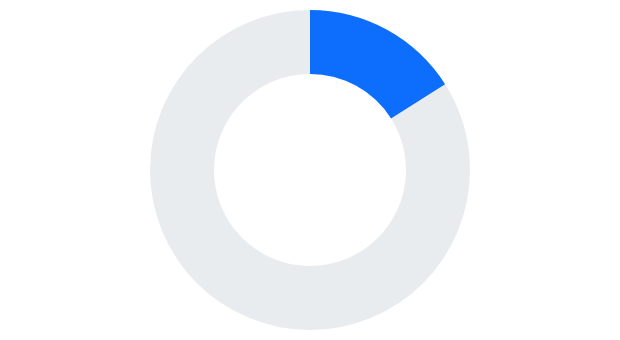

Vega-Lite specification for this chart:
### Vega-Lite specification from a JSON file in a GitHub repository (floating-point values rounded to 4 significant figures)
{"$schema": "https://vega.github.io/schema/vega-lite/v6.json", "width": "container", "height": 160, "data": {"values": [{"status": "Satisfied", "value": 84}, {"status": "Remaining", "value": 16}]}, "mark": {"type": "arc", "innerRadius": 48}, "encoding": {"theta": {"field": "value", "type": "quantitative"}, "color": {"field": "status", "type": "nominal", "scale": {"range": ["#0d6efd", "#e9ecef"]}, "legend": null}, "tooltip": [{"field": "status", "type": "nominal"}, {"field": "value", "type": "quantitative", "title": "Satisfaction %"}]}}
